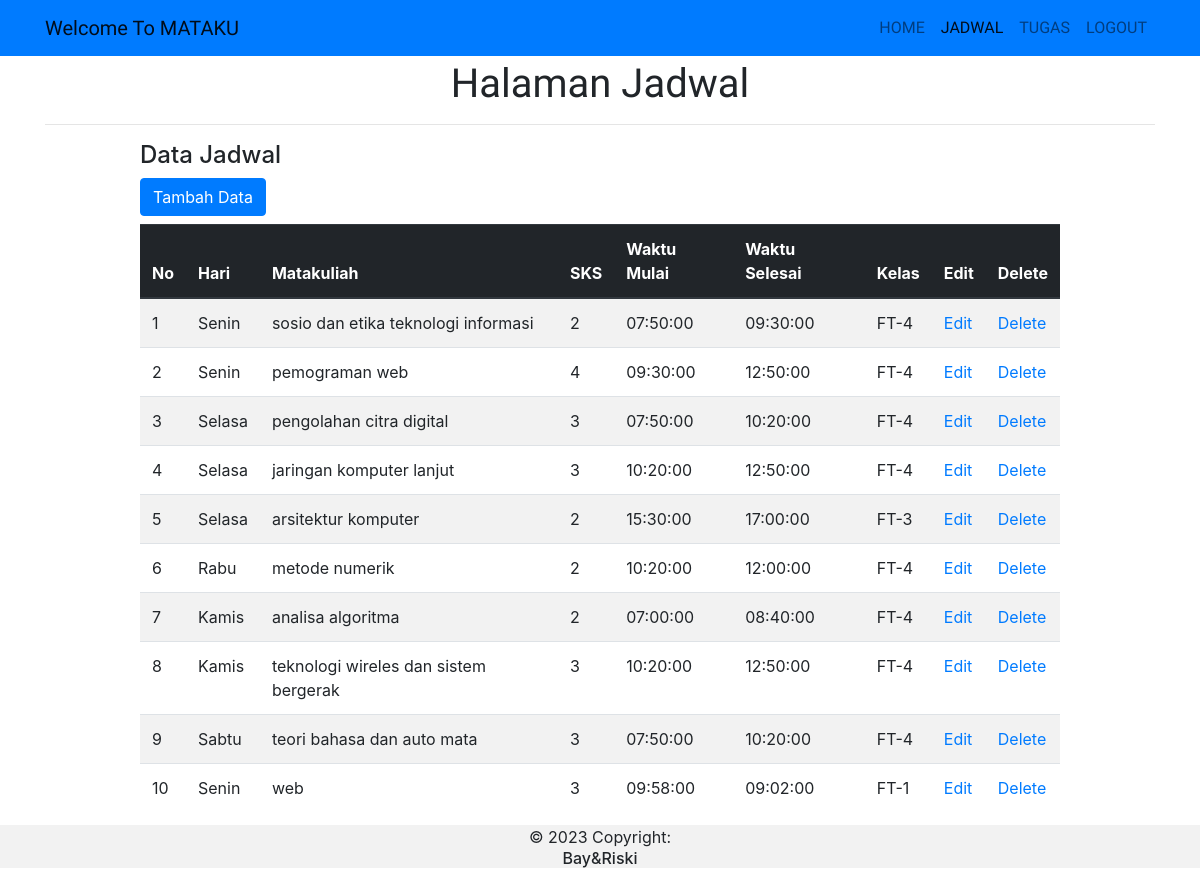
/admin.php?menu=jadwal (signed in), run on the app's committed database.
### tables this page shows
CREATE TABLE `tbl_jadwal` (
  `id_jadwal` int NOT NULL,
  `hari` varchar(20) NOT NULL,
  `matakuliah` varchar(80) NOT NULL,
  `sks` int NOT NULL,
  `waktu_mulai` time NOT NULL,
  `waktu_selesai` time NOT NULL,
  `kelas` varchar(20) NOT NULL
);

### page/Jadwal/jadwal.php (the view, shortened to what this page needs)
<?php
include "koneksi.php";
$action=isset($_GET['submenu'])? $_GET['submenu'] :'';
switch($action){
default:
?>
<h1 class="text-center" style="margin-top:60px;"> Halaman Jadwal</h1>
<hr/>
<div class="row">
	<div class="col-sm-10  mx-auto">
	  <h4>Data Jadwal</h4>
	  <a href="?menu=jadwal&submenu=tambah" class="btn btn-primary mb-2" >Tambah Data</a>
	 <div class="table-responsive ">
	 <table class="table table-hover table-striped">
	  <thead class="thead-dark">
		<tr>
			<th>No</th>
			<th>Hari</th>
			<th>Matakuliah</th>
			<th>SKS</th>
			<th>Waktu Mulai</th>
			<th>Waktu Selesai</th>
			<th>Kelas</th>
			<th>Edit</th>
			<th>Delete</th>
		</tr>
	  </thead>
	  <tbody>
	<?php
	$query=mysqli_query($koneksi, "SELECT * FROM tbl_jadwal ORDER BY id_jadwal asc");
	$no=1;
	while($d=mysqli_fetch_assoc($query)){
	?>
		<tr>
			<td><?= $no; ?></td>
			<td><?= $d['hari']; ?></td>
			<td><?= strtolower($d['matakuliah']); ?></td>
			<td><?= $d['sks']; ?></td>
			<td><?= $d['waktu_mulai']; ?></td>
			<td><?= $d['waktu_selesai']; ?></td>
			<td><?= $d['kelas']; ?></td>
			<td><a href="?menu=jadwal&submenu=edit&id=<?= $d['id_jadwal'];?>">Edit</a></td>
			<td>
				<a href="?menu=jadwal&submenu=hapus&id=<?= $d['id_jadwal'];?>"
				onClick="return confirm('Yakin mau di hapus?');">Delete</a>
			</td>
		</tr>
	<?php
	$no++;
	}
	?>
	  </tbody>
	 </table>
	 </div>
	</div>
  </div>
<?php
break;
?>
<?php
}

### admin.php (shortened to what this page needs)
<!DOCTYPE html>
<html lang="en">
<head>
	<link rel="stylesheet" href="bootstrap-4/css/bootstrap.min.css">
  <link rel="stylesheet" href="path/to/sweetalert.css">
</head>
<body class="mt-5">
<?php
include "menu.php";
?>
<div class="container">
  <?php
  include "tengah.php";
  ?>
</div>
<footer>
  <div class="text-center p-0.5" style="background-color: rgba(0, 0, 0, 0.05);">
    © <?php echo date("Y"); ?> Copyright:
    <h6 class="text-reset fw-bold">Bay&Riski</h6>
  </div>
</footer>
</body>
</html>

### menu.php (shortened to what this page needs)
<?php
$menu=isset($_GET['menu'])?$_GET['menu']:"home";
?>
<nav class="navbar navbar-expand-lg navbar-light bg-primary fixed-top">
  <div class="container">
    <a class="navbar-brand" href="#">Welcome To MATAKU</a>
    <div class="collapse navbar-collapse justify-content-end" id="navbarSupportedContent">
    <ul class="navbar-nav">
      <li class="nav-item <?=($menu=="home")?"active":""?>">
        <a class="nav-link" href="?menu=home">HOME <span class="sr-only">(current)</span></a>
      </li>
      <li class="nav-item <?=($menu=="jadwal")?"active":""?>">
        <a class="nav-link" href="?menu=jadwal">JADWAL</a>
      </li>
      <li class="nav-item <?=($menu=="tugas")?"active":""?>">
        <a class="nav-link" href="?menu=tugas">TUGAS</a>
      </li>
      <li class="nav-item">
        <a class="nav-link" href="logout.php">LOGOUT</a>
      </li>
    </ul>
  </div>
  </div>
</nav>

### tengah.php
<?php
if ($menu=='home'){
	include "page/home/home.php";
}
elseif ($menu=='jadwal'){
    include "page/Jadwal/jadwal.php";
}
elseif ($menu=='tugas'){
    include "page/Tugas/tugas.php";
}
else{
  echo "<h4 class='text-center' style='margin-top:60px;'><b>PAGE BELUM ADA ATAU BELUM LENGKAP ATAU ANDA TIDAK BERHAK
  MENGAKSES HALAMAN INI</b></h4>";
}
?>

### admin.php (style rules this page uses)
footer { position: fixed; left: 0; bottom: 0; width: 100%; }
.navbar-brand { font-family: "Courgette", cursive; }
.navbar-nav { font-family: 'Secular One', sans-serif; }
h1 { font-family: 'Berkshire Swash', cursive; }

### data on the page
tbl_jadwal: hari "Senin", matakuliah "sosio dan etika teknologi informasi", sks "2", waktu_mulai "07:50:00", waktu_selesai "09:30:00", kelas "FT-4"
tbl_jadwal: hari "Senin", matakuliah "pemograman web", sks "4", waktu_mulai "09:30:00", waktu_selesai "12:50:00", kelas "FT-4"
tbl_jadwal: hari "Selasa", matakuliah "pengolahan citra digital", sks "3", waktu_mulai "07:50:00", waktu_selesai "10:20:00", kelas "FT-4"
tbl_jadwal: hari "Selasa", matakuliah "jaringan komputer lanjut", sks "3", waktu_mulai "10:20:00", waktu_selesai "12:50:00", kelas "FT-4"
tbl_jadwal: hari "Selasa", matakuliah "arsitektur komputer", sks "2", waktu_mulai "15:30:00", waktu_selesai "17:00:00", kelas "FT-3"
tbl_jadwal: hari "Rabu", matakuliah "metode numerik", sks "2", waktu_mulai "10:20:00", waktu_selesai "12:00:00", kelas "FT-4"
tbl_jadwal: hari "Kamis", matakuliah "analisa algoritma", sks "2", waktu_mulai "07:00:00", waktu_selesai "08:40:00", kelas "FT-4"
tbl_jadwal: hari "Kamis", matakuliah "teknologi wireles dan sistem bergerak", sks "3", waktu_mulai "10:20:00", waktu_selesai "12:50:00", kelas "FT-4"
tbl_jadwal: hari "Sabtu", matakuliah "teori bahasa dan auto mata", sks "3", waktu_mulai "07:50:00", waktu_selesai "10:20:00", kelas "FT-4"
tbl_jadwal: hari "Senin", matakuliah "web", sks "3", waktu_mulai "09:58:00", waktu_selesai "09:02:00", kelas "FT-1"
